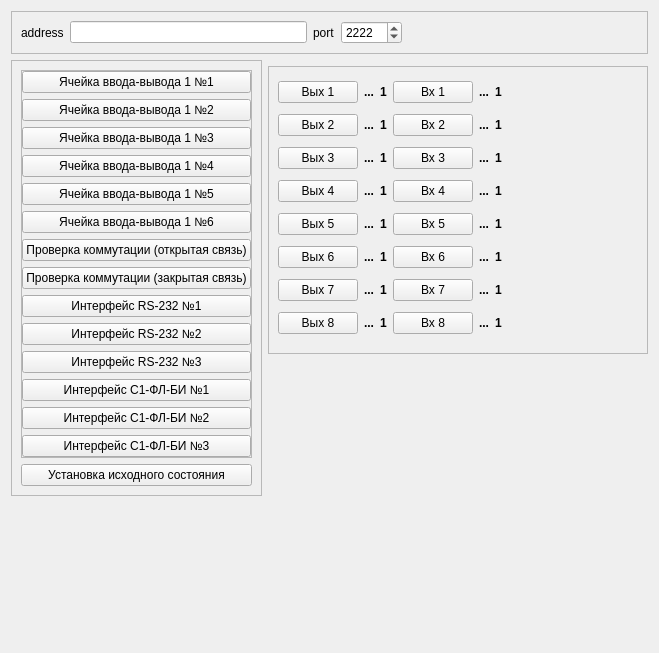
<?xml version="1.0" encoding="UTF-8"?>
<ui version="4.0">
 <class>MainBox</class>
 <widget class="QWidget" name="MainBox">
  <property name="geometry">
   <rect>
    <x>0</x>
    <y>0</y>
    <width>659</width>
    <height>653</height>
   </rect>
  </property>
  <property name="windowTitle">
   <string>Dialog</string>
  </property>
  <layout class="QVBoxLayout" name="verticalLayout">
   <item>
    <layout class="QHBoxLayout" name="horizontalLayout">
     <item>
      <widget class="QFrame" name="frame_15">
       <property name="frameShape">
        <enum>QFrame::StyledPanel</enum>
       </property>
       <property name="frameShadow">
        <enum>QFrame::Raised</enum>
       </property>
       <layout class="QHBoxLayout" name="horizontalLayout_15">
        <item>
         <widget class="QLabel" name="label_15">
          <property name="text">
           <string>address</string>
          </property>
         </widget>
        </item>
        <item>
         <widget class="QLineEdit" name="lnAddress"/>
        </item>
        <item>
         <widget class="QLabel" name="label_16">
          <property name="text">
           <string>port</string>
          </property>
         </widget>
        </item>
        <item>
         <widget class="QSpinBox" name="spbPort">
          <property name="minimum">
           <number>1</number>
          </property>
          <property name="maximum">
           <number>65535</number>
          </property>
          <property name="value">
           <number>2222</number>
          </property>
         </widget>
        </item>
        <item>
         <spacer name="horizontalSpacer">
          <property name="orientation">
           <enum>Qt::Horizontal</enum>
          </property>
          <property name="sizeHint" stdset="0">
           <size>
            <width>40</width>
            <height>20</height>
           </size>
          </property>
         </spacer>
        </item>
       </layout>
      </widget>
     </item>
    </layout>
   </item>
   <item>
    <layout class="QHBoxLayout" name="horizontalLayout_2">
     <item>
      <layout class="QVBoxLayout" name="verticalLayout_2">
       <item>
        <widget class="QFrame" name="frame_2">
         <property name="frameShape">
          <enum>QFrame::StyledPanel</enum>
         </property>
         <property name="frameShadow">
          <enum>QFrame::Raised</enum>
         </property>
         <layout class="QVBoxLayout" name="verticalLayout_4">
          <item>
           <widget class="QFrame" name="frame">
            <property name="frameShape">
             <enum>QFrame::StyledPanel</enum>
            </property>
            <property name="frameShadow">
             <enum>QFrame::Raised</enum>
            </property>
            <layout class="QVBoxLayout" name="verticalLayout_3">
             <property name="leftMargin">
              <number>0</number>
             </property>
             <property name="topMargin">
              <number>0</number>
             </property>
             <property name="rightMargin">
              <number>0</number>
             </property>
             <property name="bottomMargin">
              <number>0</number>
             </property>
             <item>
              <widget class="QPushButton" name="btn_main_1">
               <property name="text">
                <string>Ячейка ввода-вывода 1 №1</string>
               </property>
              </widget>
             </item>
             <item>
              <widget class="QPushButton" name="btn_main_2">
               <property name="text">
                <string>Ячейка ввода-вывода 1 №2</string>
               </property>
              </widget>
             </item>
             <item>
              <widget class="QPushButton" name="btn_main_3">
               <property name="text">
                <string>Ячейка ввода-вывода 1 №3</string>
               </property>
              </widget>
             </item>
             <item>
              <widget class="QPushButton" name="btn_main_4">
               <property name="text">
                <string>Ячейка ввода-вывода 1 №4</string>
               </property>
              </widget>
             </item>
             <item>
              <widget class="QPushButton" name="btn_main_5">
               <property name="text">
                <string>Ячейка ввода-вывода 1 №5</string>
               </property>
              </widget>
             </item>
             <item>
              <widget class="QPushButton" name="btn_main_6">
               <property name="text">
                <string>Ячейка ввода-вывода 1 №6</string>
               </property>
              </widget>
             </item>
             <item>
              <widget class="QPushButton" name="btn_main_7">
               <property name="text">
                <string>Проверка коммутации (открытая связь)</string>
               </property>
              </widget>
             </item>
             <item>
              <widget class="QPushButton" name="btn_main_8">
               <property name="text">
                <string>Проверка коммутации (закрытая связь)</string>
               </property>
              </widget>
             </item>
             <item>
              <widget class="QPushButton" name="btn_main_9">
               <property name="text">
                <string>Интерфейс RS-232 №1</string>
               </property>
              </widget>
             </item>
             <item>
              <widget class="QPushButton" name="btn_main_10">
               <property name="text">
                <string>Интерфейс RS-232 №2</string>
               </property>
              </widget>
             </item>
             <item>
              <widget class="QPushButton" name="btn_main_11">
               <property name="text">
                <string>Интерфейс RS-232 №3</string>
               </property>
              </widget>
             </item>
             <item>
              <widget class="QPushButton" name="btn_main_12">
               <property name="text">
                <string>Интерфейс С1-ФЛ-БИ №1</string>
               </property>
              </widget>
             </item>
             <item>
              <widget class="QPushButton" name="btn_main_13">
               <property name="text">
                <string>Интерфейс С1-ФЛ-БИ №2</string>
               </property>
              </widget>
             </item>
             <item>
              <widget class="QPushButton" name="btn_main_14">
               <property name="text">
                <string>Интерфейс С1-ФЛ-БИ №3</string>
               </property>
              </widget>
             </item>
            </layout>
           </widget>
          </item>
          <item>
           <widget class="QPushButton" name="btn_main_clear">
            <property name="text">
             <string>Установка исходного состояния</string>
            </property>
           </widget>
          </item>
         </layout>
        </widget>
       </item>
       <item>
        <spacer name="verticalSpacer_2">
         <property name="orientation">
          <enum>Qt::Vertical</enum>
         </property>
         <property name="sizeHint" stdset="0">
          <size>
           <width>20</width>
           <height>40</height>
          </size>
         </property>
        </spacer>
       </item>
      </layout>
     </item>
     <item>
      <layout class="QVBoxLayout" name="verticalLayout_5">
       <item>
        <widget class="QFrame" name="frame_3">
         <property name="frameShape">
          <enum>QFrame::StyledPanel</enum>
         </property>
         <property name="frameShadow">
          <enum>QFrame::Raised</enum>
         </property>
        </widget>
       </item>
       <item>
        <layout class="QHBoxLayout" name="horizontalLayout_5">
         <item>
          <widget class="QStackedWidget" name="stackedWidget">
           <property name="frameShape">
            <enum>QFrame::StyledPanel</enum>
           </property>
           <property name="frameShadow">
            <enum>QFrame::Raised</enum>
           </property>
           <property name="currentIndex">
            <number>0</number>
           </property>
           <widget class="QWidget" name="page1">
            <layout class="QHBoxLayout" name="horizontalLayout_4">
             <item>
              <layout class="QGridLayout" name="gridLayout">
               <item row="0" column="0">
                <widget class="QPushButton" name="btn_out_1">
                 <property name="text">
                  <string>Вых 1</string>
                 </property>
                 <property name="checkable">
                  <bool>true</bool>
                 </property>
                </widget>
               </item>
               <item row="0" column="1">
                <widget class="QLabel" name="lbl_out_text_1">
                 <property name="font">
                  <font>
                   <weight>75</weight>
                   <bold>true</bold>
                  </font>
                 </property>
                 <property name="text">
                  <string>...</string>
                 </property>
                 <property name="alignment">
                  <set>Qt::AlignCenter</set>
                 </property>
                </widget>
               </item>
               <item row="0" column="3">
                <widget class="QPushButton" name="btn_in_1">
                 <property name="text">
                  <string>Вх 1</string>
                 </property>
                </widget>
               </item>
               <item row="1" column="1">
                <widget class="QLabel" name="lbl_out_text_2">
                 <property name="font">
                  <font>
                   <weight>75</weight>
                   <bold>true</bold>
                  </font>
                 </property>
                 <property name="text">
                  <string>...</string>
                 </property>
                 <property name="alignment">
                  <set>Qt::AlignCenter</set>
                 </property>
                </widget>
               </item>
               <item row="7" column="0">
                <widget class="QPushButton" name="btn_out_8">
                 <property name="text">
                  <string>Вых 8</string>
                 </property>
                 <property name="checkable">
                  <bool>true</bool>
                 </property>
                </widget>
               </item>
               <item row="6" column="0">
                <widget class="QPushButton" name="btn_out_7">
                 <property name="text">
                  <string>Вых 7</string>
                 </property>
                 <property name="checkable">
                  <bool>true</bool>
                 </property>
                </widget>
               </item>
               <item row="1" column="0">
                <widget class="QPushButton" name="btn_out_2">
                 <property name="text">
                  <string>Вых 2</string>
                 </property>
                 <property name="checkable">
                  <bool>true</bool>
                 </property>
                </widget>
               </item>
               <item row="4" column="0">
                <widget class="QPushButton" name="btn_out_5">
                 <property name="text">
                  <string>Вых 5</string>
                 </property>
                 <property name="checkable">
                  <bool>true</bool>
                 </property>
                </widget>
               </item>
               <item row="2" column="1">
                <widget class="QLabel" name="lbl_out_text_3">
                 <property name="font">
                  <font>
                   <weight>75</weight>
                   <bold>true</bold>
                  </font>
                 </property>
                 <property name="text">
                  <string>...</string>
                 </property>
                 <property name="alignment">
                  <set>Qt::AlignCenter</set>
                 </property>
                </widget>
               </item>
               <item row="3" column="1">
                <widget class="QLabel" name="lbl_out_text_4">
                 <property name="font">
                  <font>
                   <weight>75</weight>
                   <bold>true</bold>
                  </font>
                 </property>
                 <property name="text">
                  <string>...</string>
                 </property>
                 <property name="alignment">
                  <set>Qt::AlignCenter</set>
                 </property>
                </widget>
               </item>
               <item row="5" column="0">
                <widget class="QPushButton" name="btn_out_6">
                 <property name="text">
                  <string>Вых 6</string>
                 </property>
                 <property name="checkable">
                  <bool>true</bool>
                 </property>
                </widget>
               </item>
               <item row="3" column="0">
                <widget class="QPushButton" name="btn_out_4">
                 <property name="text">
                  <string>Вых 4</string>
                 </property>
                 <property name="checkable">
                  <bool>true</bool>
                 </property>
                </widget>
               </item>
               <item row="2" column="0">
                <widget class="QPushButton" name="btn_out_3">
                 <property name="text">
                  <string>Вых 3</string>
                 </property>
                 <property name="checkable">
                  <bool>true</bool>
                 </property>
                </widget>
               </item>
               <item row="4" column="1">
                <widget class="QLabel" name="lbl_out_text_5">
                 <property name="font">
                  <font>
                   <weight>75</weight>
                   <bold>true</bold>
                  </font>
                 </property>
                 <property name="text">
                  <string>...</string>
                 </property>
                 <property name="alignment">
                  <set>Qt::AlignCenter</set>
                 </property>
                </widget>
               </item>
               <item row="5" column="1">
                <widget class="QLabel" name="lbl_out_text_6">
                 <property name="font">
                  <font>
                   <weight>75</weight>
                   <bold>true</bold>
                  </font>
                 </property>
                 <property name="text">
                  <string>...</string>
                 </property>
                 <property name="alignment">
                  <set>Qt::AlignCenter</set>
                 </property>
                </widget>
               </item>
               <item row="6" column="1">
                <widget class="QLabel" name="lbl_out_text_7">
                 <property name="font">
                  <font>
                   <weight>75</weight>
                   <bold>true</bold>
                  </font>
                 </property>
                 <property name="text">
                  <string>...</string>
                 </property>
                 <property name="alignment">
                  <set>Qt::AlignCenter</set>
                 </property>
                </widget>
               </item>
               <item row="7" column="1">
                <widget class="QLabel" name="lbl_out_text_8">
                 <property name="font">
                  <font>
                   <weight>75</weight>
                   <bold>true</bold>
                  </font>
                 </property>
                 <property name="text">
                  <string>...</string>
                 </property>
                 <property name="alignment">
                  <set>Qt::AlignCenter</set>
                 </property>
                </widget>
               </item>
               <item row="0" column="2">
                <widget class="QLabel" name="lbl_out_value_1">
                 <property name="font">
                  <font>
                   <weight>75</weight>
                   <bold>true</bold>
                  </font>
                 </property>
                 <property name="text">
                  <string>1</string>
                 </property>
                 <property name="alignment">
                  <set>Qt::AlignCenter</set>
                 </property>
                </widget>
               </item>
               <item row="1" column="2">
                <widget class="QLabel" name="lbl_out_value_2">
                 <property name="font">
                  <font>
                   <weight>75</weight>
                   <bold>true</bold>
                  </font>
                 </property>
                 <property name="text">
                  <string>1</string>
                 </property>
                 <property name="alignment">
                  <set>Qt::AlignCenter</set>
                 </property>
                </widget>
               </item>
               <item row="1" column="3">
                <widget class="QPushButton" name="btn_in_2">
                 <property name="text">
                  <string>Вх 2</string>
                 </property>
                </widget>
               </item>
               <item row="2" column="2">
                <widget class="QLabel" name="lbl_out_value_3">
                 <property name="font">
                  <font>
                   <weight>75</weight>
                   <bold>true</bold>
                  </font>
                 </property>
                 <property name="text">
                  <string>1</string>
                 </property>
                 <property name="alignment">
                  <set>Qt::AlignCenter</set>
                 </property>
                </widget>
               </item>
               <item row="3" column="3">
                <widget class="QPushButton" name="btn_in_4">
                 <property name="text">
                  <string>Вх 4</string>
                 </property>
                </widget>
               </item>
               <item row="3" column="2">
                <widget class="QLabel" name="lbl_out_value_4">
                 <property name="font">
                  <font>
                   <weight>75</weight>
                   <bold>true</bold>
                  </font>
                 </property>
                 <property name="text">
                  <string>1</string>
                 </property>
                 <property name="alignment">
                  <set>Qt::AlignCenter</set>
                 </property>
                </widget>
               </item>
               <item row="4" column="2">
                <widget class="QLabel" name="lbl_out_value_5">
                 <property name="font">
                  <font>
                   <weight>75</weight>
                   <bold>true</bold>
                  </font>
                 </property>
                 <property name="text">
                  <string>1</string>
                 </property>
                 <property name="alignment">
                  <set>Qt::AlignCenter</set>
                 </property>
                </widget>
               </item>
               <item row="6" column="2">
                <widget class="QLabel" name="lbl_out_value_7">
                 <property name="font">
                  <font>
                   <weight>75</weight>
                   <bold>true</bold>
                  </font>
                 </property>
                 <property name="text">
                  <string>1</string>
                 </property>
                 <property name="alignment">
                  <set>Qt::AlignCenter</set>
                 </property>
                </widget>
               </item>
               <item row="5" column="2">
                <widget class="QLabel" name="lbl_out_value_6">
                 <property name="font">
                  <font>
                   <weight>75</weight>
                   <bold>true</bold>
                  </font>
                 </property>
                 <property name="text">
                  <string>1</string>
                 </property>
                 <property name="alignment">
                  <set>Qt::AlignCenter</set>
                 </property>
                </widget>
               </item>
               <item row="7" column="2">
                <widget class="QLabel" name="lbl_out_value_8">
                 <property name="font">
                  <font>
                   <weight>75</weight>
                   <bold>true</bold>
                  </font>
                 </property>
                 <property name="text">
                  <string>1</string>
                 </property>
                 <property name="alignment">
                  <set>Qt::AlignCenter</set>
                 </property>
                </widget>
               </item>
               <item row="2" column="3">
                <widget class="QPushButton" name="btn_in_3">
                 <property name="text">
                  <string>Вх 3</string>
                 </property>
                </widget>
               </item>
               <item row="4" column="3">
                <widget class="QPushButton" name="btn_in_5">
                 <property name="text">
                  <string>Вх 5</string>
                 </property>
                </widget>
               </item>
               <item row="5" column="3">
                <widget class="QPushButton" name="btn_in_6">
                 <property name="text">
                  <string>Вх 6</string>
                 </property>
                </widget>
               </item>
               <item row="6" column="3">
                <widget class="QPushButton" name="btn_in_7">
                 <property name="text">
                  <string>Вх 7</string>
                 </property>
                </widget>
               </item>
               <item row="7" column="3">
                <widget class="QPushButton" name="btn_in_8">
                 <property name="text">
                  <string>Вх 8</string>
                 </property>
                </widget>
               </item>
               <item row="0" column="4">
                <widget class="QLabel" name="lbl_in_text_1">
                 <property name="font">
                  <font>
                   <weight>75</weight>
                   <bold>true</bold>
                  </font>
                 </property>
                 <property name="text">
                  <string>...</string>
                 </property>
                 <property name="alignment">
                  <set>Qt::AlignCenter</set>
                 </property>
                </widget>
               </item>
               <item row="0" column="5">
                <widget class="QLabel" name="lbl_in_value_1">
                 <property name="font">
                  <font>
                   <weight>75</weight>
                   <bold>true</bold>
                  </font>
                 </property>
                 <property name="text">
                  <string>1</string>
                 </property>
                 <property name="alignment">
                  <set>Qt::AlignCenter</set>
                 </property>
                </widget>
               </item>
               <item row="1" column="4">
                <widget class="QLabel" name="lbl_in_text_2">
                 <property name="font">
                  <font>
                   <weight>75</weight>
                   <bold>true</bold>
                  </font>
                 </property>
                 <property name="text">
                  <string>...</string>
                 </property>
                 <property name="alignment">
                  <set>Qt::AlignCenter</set>
                 </property>
                </widget>
               </item>
               <item row="1" column="5">
                <widget class="QLabel" name="lbl_in_value_2">
                 <property name="font">
                  <font>
                   <weight>75</weight>
                   <bold>true</bold>
                  </font>
                 </property>
                 <property name="text">
                  <string>1</string>
                 </property>
                 <property name="alignment">
                  <set>Qt::AlignCenter</set>
                 </property>
                </widget>
               </item>
               <item row="2" column="4">
                <widget class="QLabel" name="lbl_in_text_3">
                 <property name="font">
                  <font>
                   <weight>75</weight>
                   <bold>true</bold>
                  </font>
                 </property>
                 <property name="text">
                  <string>...</string>
                 </property>
                 <property name="alignment">
                  <set>Qt::AlignCenter</set>
                 </property>
                </widget>
               </item>
               <item row="2" column="5">
                <widget class="QLabel" name="lbl_in_value_3">
                 <property name="font">
                  <font>
                   <weight>75</weight>
                   <bold>true</bold>
                  </font>
                 </property>
                 <property name="text">
                  <string>1</string>
                 </property>
                 <property name="alignment">
                  <set>Qt::AlignCenter</set>
                 </property>
                </widget>
               </item>
               <item row="3" column="4">
                <widget class="QLabel" name="lbl_in_text_4">
                 <property name="font">
                  <font>
                   <weight>75</weight>
                   <bold>true</bold>
                  </font>
                 </property>
                 <property name="text">
                  <string>...</string>
                 </property>
                 <property name="alignment">
                  <set>Qt::AlignCenter</set>
                 </property>
                </widget>
               </item>
               <item row="3" column="5">
                <widget class="QLabel" name="lbl_in_value_4">
                 <property name="font">
                  <font>
                   <weight>75</weight>
                   <bold>true</bold>
                  </font>
                 </property>
                 <property name="text">
                  <string>1</string>
                 </property>
                 <property name="alignment">
                  <set>Qt::AlignCenter</set>
                 </property>
                </widget>
               </item>
               <item row="4" column="4">
                <widget class="QLabel" name="lbl_in_text_5">
                 <property name="font">
                  <font>
                   <weight>75</weight>
                   <bold>true</bold>
                  </font>
                 </property>
                 <property name="text">
                  <string>...</string>
                 </property>
                 <property name="alignment">
                  <set>Qt::AlignCenter</set>
                 </property>
                </widget>
               </item>
               <item row="4" column="5">
                <widget class="QLabel" name="lbl_in_value_5">
                 <property name="font">
                  <font>
                   <weight>75</weight>
                   <bold>true</bold>
                  </font>
                 </property>
                 <property name="text">
                  <string>1</string>
                 </property>
                 <property name="alignment">
                  <set>Qt::AlignCenter</set>
                 </property>
                </widget>
               </item>
               <item row="5" column="4">
                <widget class="QLabel" name="lbl_in_text_6">
                 <property name="font">
                  <font>
                   <weight>75</weight>
                   <bold>true</bold>
                  </font>
                 </property>
                 <property name="text">
                  <string>...</string>
                 </property>
                 <property name="alignment">
                  <set>Qt::AlignCenter</set>
                 </property>
                </widget>
               </item>
               <item row="5" column="5">
                <widget class="QLabel" name="lbl_in_value_6">
                 <property name="font">
                  <font>
                   <weight>75</weight>
                   <bold>true</bold>
                  </font>
                 </property>
                 <property name="text">
                  <string>1</string>
                 </property>
                 <property name="alignment">
                  <set>Qt::AlignCenter</set>
                 </property>
                </widget>
               </item>
               <item row="6" column="4">
                <widget class="QLabel" name="lbl_in_text_7">
                 <property name="font">
                  <font>
                   <weight>75</weight>
                   <bold>true</bold>
                  </font>
                 </property>
                 <property name="text">
                  <string>...</string>
                 </property>
                 <property name="alignment">
                  <set>Qt::AlignCenter</set>
                 </property>
                </widget>
               </item>
               <item row="6" column="5">
                <widget class="QLabel" name="lbl_in_value_7">
                 <property name="font">
                  <font>
                   <weight>75</weight>
                   <bold>true</bold>
                  </font>
                 </property>
                 <property name="text">
                  <string>1</string>
                 </property>
                 <property name="alignment">
                  <set>Qt::AlignCenter</set>
                 </property>
                </widget>
               </item>
               <item row="7" column="4">
                <widget class="QLabel" name="lbl_in_text_8">
                 <property name="font">
                  <font>
                   <weight>75</weight>
                   <bold>true</bold>
                  </font>
                 </property>
                 <property name="text">
                  <string>...</string>
                 </property>
                 <property name="alignment">
                  <set>Qt::AlignCenter</set>
                 </property>
                </widget>
               </item>
               <item row="7" column="5">
                <widget class="QLabel" name="lbl_in_value_8">
                 <property name="font">
                  <font>
                   <weight>75</weight>
                   <bold>true</bold>
                  </font>
                 </property>
                 <property name="text">
                  <string>1</string>
                 </property>
                 <property name="alignment">
                  <set>Qt::AlignCenter</set>
                 </property>
                </widget>
               </item>
              </layout>
             </item>
             <item>
              <spacer name="horizontalSpacer_2">
               <property name="orientation">
                <enum>Qt::Horizontal</enum>
               </property>
               <property name="sizeHint" stdset="0">
                <size>
                 <width>40</width>
                 <height>20</height>
                </size>
               </property>
              </spacer>
             </item>
             <item>
              <layout class="QHBoxLayout" name="layout_log"/>
             </item>
            </layout>
           </widget>
           <widget class="QWidget" name="page2">
            <layout class="QVBoxLayout" name="verticalLayout_7">
             <item>
              <widget class="QTextEdit" name="te_Result">
               <property name="readOnly">
                <bool>true</bool>
               </property>
              </widget>
             </item>
            </layout>
           </widget>
           <widget class="QWidget" name="page3">
            <layout class="QVBoxLayout" name="verticalLayout_8">
             <item>
              <layout class="QGridLayout" name="gridLayout_2">
               <item row="0" column="0">
                <widget class="QPushButton" name="btn_takt_1">
                 <property name="text">
                  <string>Такт 1</string>
                 </property>
                </widget>
               </item>
               <item row="1" column="0">
                <widget class="QPushButton" name="btn_takt_2">
                 <property name="text">
                  <string>Такт 2</string>
                 </property>
                </widget>
               </item>
               <item row="2" column="0">
                <widget class="QPushButton" name="btn_takt_3">
                 <property name="text">
                  <string>Такт 3</string>
                 </property>
                </widget>
               </item>
               <item row="3" column="0">
                <widget class="QPushButton" name="btn_takt_4">
                 <property name="text">
                  <string>Такт 4</string>
                 </property>
                </widget>
               </item>
               <item row="4" column="0">
                <widget class="QPushButton" name="btn_takt_5">
                 <property name="text">
                  <string>Такт 5</string>
                 </property>
                </widget>
               </item>
               <item row="5" column="0">
                <widget class="QPushButton" name="btn_takt_6">
                 <property name="text">
                  <string>Такт 6</string>
                 </property>
                </widget>
               </item>
               <item row="6" column="0">
                <widget class="QPushButton" name="btn_takt_7">
                 <property name="text">
                  <string>Такт 7</string>
                 </property>
                </widget>
               </item>
               <item row="7" column="0">
                <widget class="QPushButton" name="btn_takt_8">
                 <property name="text">
                  <string>Такт 8</string>
                 </property>
                </widget>
               </item>
               <item row="0" column="1">
                <widget class="QLabel" name="lbl_takt_1">
                 <property name="font">
                  <font>
                   <weight>75</weight>
                   <bold>true</bold>
                  </font>
                 </property>
                 <property name="text">
                  <string>...</string>
                 </property>
                 <property name="alignment">
                  <set>Qt::AlignCenter</set>
                 </property>
                </widget>
               </item>
               <item row="1" column="1">
                <widget class="QLabel" name="lbl_takt_2">
                 <property name="font">
                  <font>
                   <weight>75</weight>
                   <bold>true</bold>
                  </font>
                 </property>
                 <property name="text">
                  <string>...</string>
                 </property>
                 <property name="alignment">
                  <set>Qt::AlignCenter</set>
                 </property>
                </widget>
               </item>
               <item row="2" column="1">
                <widget class="QLabel" name="lbl_takt_3">
                 <property name="font">
                  <font>
                   <weight>75</weight>
                   <bold>true</bold>
                  </font>
                 </property>
                 <property name="text">
                  <string>...</string>
                 </property>
                 <property name="alignment">
                  <set>Qt::AlignCenter</set>
                 </property>
                </widget>
               </item>
               <item row="5" column="1">
                <widget class="QLabel" name="lbl_takt_6">
                 <property name="font">
                  <font>
                   <weight>75</weight>
                   <bold>true</bold>
                  </font>
                 </property>
                 <property name="text">
                  <string>...</string>
                 </property>
                 <property name="alignment">
                  <set>Qt::AlignCenter</set>
                 </property>
                </widget>
               </item>
               <item row="3" column="1">
                <widget class="QLabel" name="lbl_takt_4">
                 <property name="font">
                  <font>
                   <weight>75</weight>
                   <bold>true</bold>
                  </font>
                 </property>
                 <property name="text">
                  <string>...</string>
                 </property>
                 <property name="alignment">
                  <set>Qt::AlignCenter</set>
                 </property>
                </widget>
               </item>
               <item row="4" column="1">
                <widget class="QLabel" name="lbl_takt_5">
                 <property name="font">
                  <font>
                   <weight>75</weight>
                   <bold>true</bold>
                  </font>
                 </property>
                 <property name="text">
                  <string>...</string>
                 </property>
                 <property name="alignment">
                  <set>Qt::AlignCenter</set>
                 </property>
                </widget>
               </item>
               <item row="6" column="1">
                <widget class="QLabel" name="lbl_takt_7">
                 <property name="font">
                  <font>
                   <weight>75</weight>
                   <bold>true</bold>
                  </font>
                 </property>
                 <property name="text">
                  <string>...</string>
                 </property>
                 <property name="alignment">
                  <set>Qt::AlignCenter</set>
                 </property>
                </widget>
               </item>
               <item row="7" column="1">
                <widget class="QLabel" name="lbl_takt_8">
                 <property name="font">
                  <font>
                   <weight>75</weight>
                   <bold>true</bold>
                  </font>
                 </property>
                 <property name="text">
                  <string>...</string>
                 </property>
                 <property name="alignment">
                  <set>Qt::AlignCenter</set>
                 </property>
                </widget>
               </item>
               <item row="8" column="0">
                <widget class="QPushButton" name="btn_takt_9">
                 <property name="text">
                  <string>Такт 9</string>
                 </property>
                </widget>
               </item>
               <item row="8" column="1">
                <widget class="QLabel" name="lbl_takt_9">
                 <property name="font">
                  <font>
                   <weight>75</weight>
                   <bold>true</bold>
                  </font>
                 </property>
                 <property name="text">
                  <string>...</string>
                 </property>
                 <property name="alignment">
                  <set>Qt::AlignCenter</set>
                 </property>
                </widget>
               </item>
              </layout>
             </item>
            </layout>
           </widget>
          </widget>
         </item>
        </layout>
       </item>
       <item>
        <layout class="QHBoxLayout" name="layout_serial"/>
       </item>
       <item>
        <spacer name="verticalSpacer">
         <property name="orientation">
          <enum>Qt::Vertical</enum>
         </property>
         <property name="sizeHint" stdset="0">
          <size>
           <width>20</width>
           <height>40</height>
          </size>
         </property>
        </spacer>
       </item>
      </layout>
     </item>
    </layout>
   </item>
   <item>
    <layout class="QHBoxLayout" name="layout_DEBUG"/>
   </item>
  </layout>
 </widget>
 <resources/>
 <connections/>
</ui>
